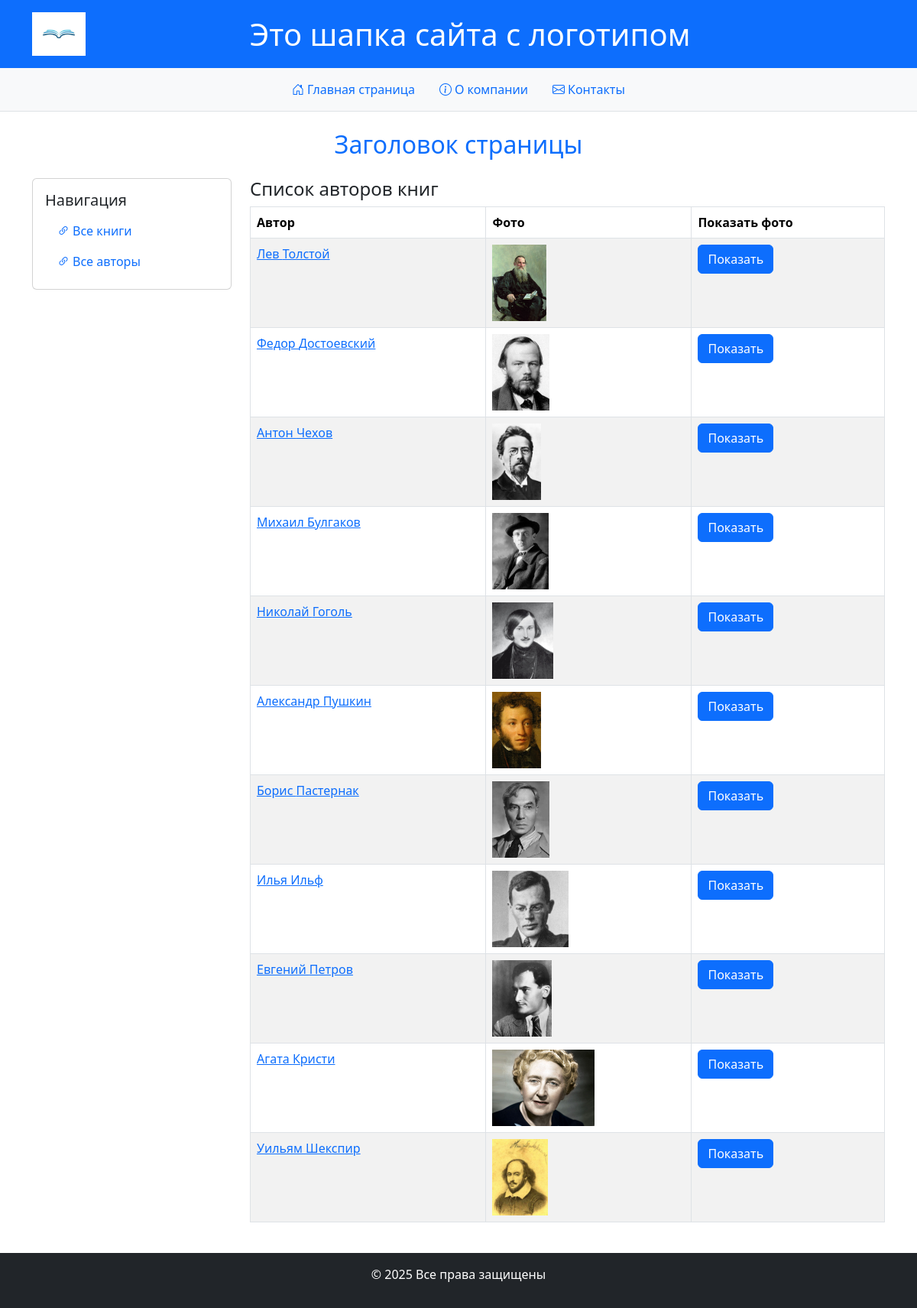
Screenshot of /authors/ with the database file from the repository.
### catalog/models.py (models this page shows, shortened)
class Author(models.Model):
    first_name = models.CharField(max_length=100,
                                  help_text='Введите имя автора',
                                  verbose_name='Имя автора')
    last_name = models.CharField(max_length=100,
                                  help_text='Введите фамилию автора',
                                  verbose_name='Фамилию автора')
    date_of_birth = models.DateField(
        help_text='Введите дату рождения',
        verbose_name='Дата рождения',
        null=True, blank=True
    )
    about = models.TextField(help_text='Введите сведения об авторе',
                             verbose_name='Сведения об авторе')
    photo = models.ImageField(upload_to='images',
                              help_text='Введите фото автора',
                              null=True, blank=True)

### catalog/views.py (the view)
# urls.py: path('authors/', views.AuthorListView.as_view(),
class AuthorListView(ListView):
    model = Author

### catalog/templates/catalog/author_list.html
{% extends "catalog/base.html" %}
{% block content %}
  <h4>Список авторов книг</h4>
  {% if author_list %}
    <table class="table table-striped table-bordered text-start">
      <thead>
        <tr>
          <th>Автор</th>
          <th>Фото</th>
          <th>Показать фото</th>
        </tr>
      </thead>
      <tbody>
        {% for author in author_list %}
          <tr>
            <td>
              <a href="{{ author.id }}/">{{ author.first_name }} {{ author.last_name }}</a>
            </td>
            <td>
              <img src="{{ author.photo.url }}" alt="Фото автора" style="max-height:100px">
            </td>
            <td>
              <a href="{{ author.photo.url }}" class="btn btn-primary" target="_blank">Показать</a>
            </td>
          </tr>
        {% endfor %}
      </tbody>
    </table>
  {% else %}
    <p>В базе данных нет авторов</p>
  {% endif %}
{% endblock %}

### catalog/templates/catalog/base.html (style rules this page uses)
body { display: flex; flex-direction: column; min-height: 100vh; }

### rows the page displays
Author: first_name "Лев", last_name "Толстой", photo (picture)
Author: first_name "Федор", last_name "Достоевский", photo (picture)
Author: first_name "Антон", last_name "Чехов", photo (picture)
Author: first_name "Михаил", last_name "Булгаков", photo (picture)
Author: first_name "Николай", last_name "Гоголь", photo (picture)
Author: first_name "Александр", last_name "Пушкин", photo (picture)
Author: first_name "Борис", last_name "Пастернак", photo (picture)
Author: first_name "Илья", last_name "Ильф", photo (picture)
Author: first_name "Евгений", last_name "Петров", photo (picture)
Author: first_name "Агата", last_name "Кристи", photo (picture)
Author: first_name "Уильям", last_name "Шекспир", photo (picture)
